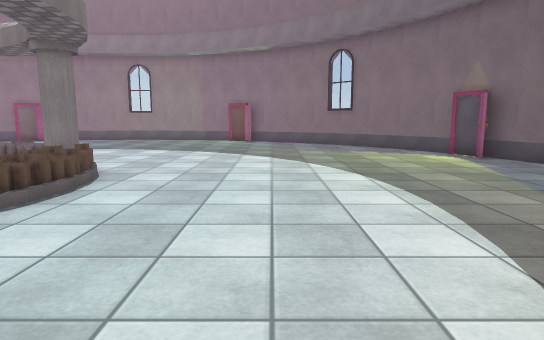
[1] (above)

18 first-person views from a walk through a Unity game level. The camera is 1.2 m above the floor, tilts 8° down and sees 75° across. Doors are open. The floor is counted in squares, 1 m on a side. Each view is taken from the middle of a square. On the plan, view 1 faces up. The plan holds only what a view shows up to about 14 squares ahead; the rest is blank. The place goes on beyond the plan. Surface patterns are stand-ins for the level's own textures.

[2]
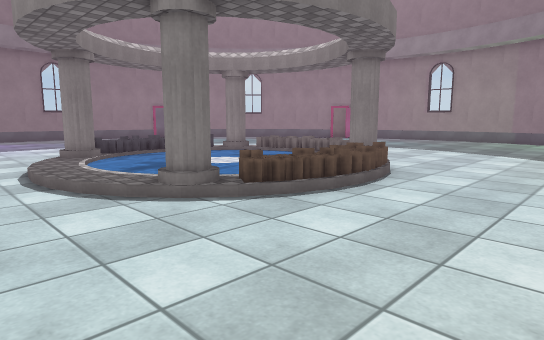

[3]
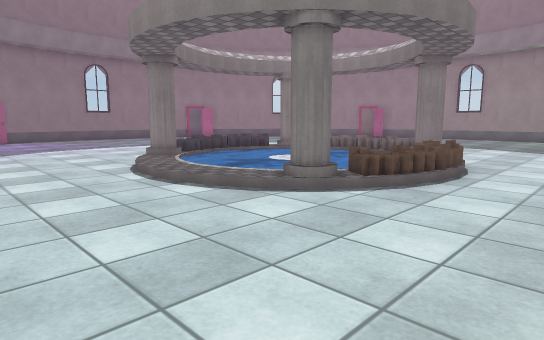

[4]
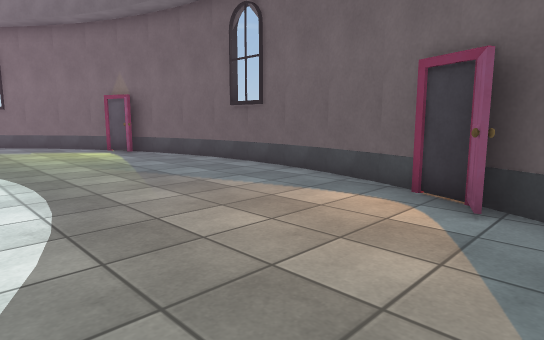

[5]
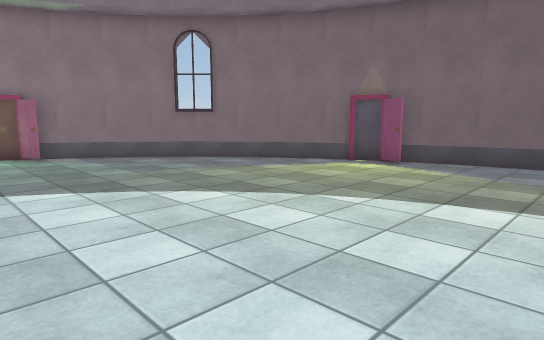

[6]
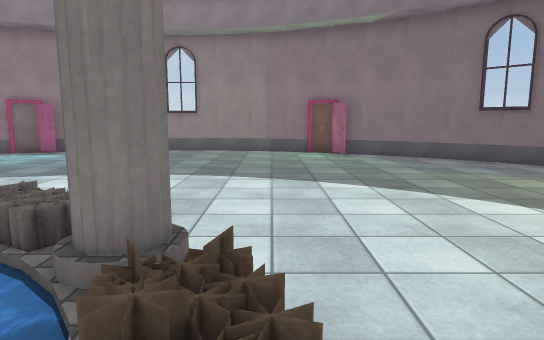

[7]
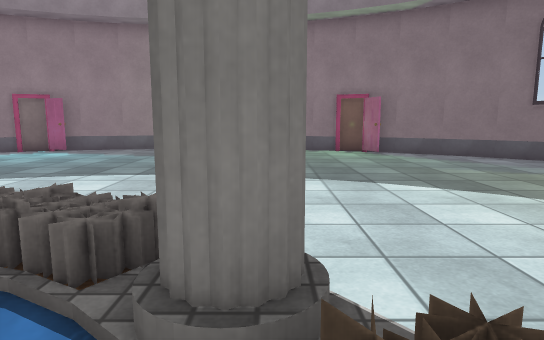

[8]
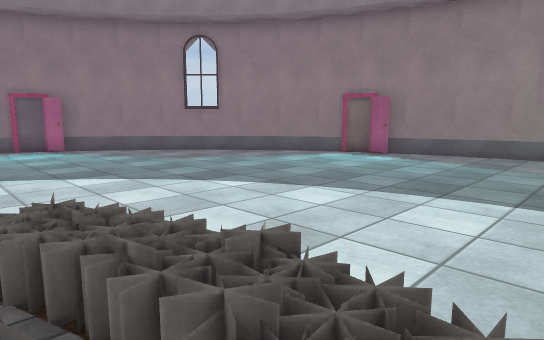

[9]
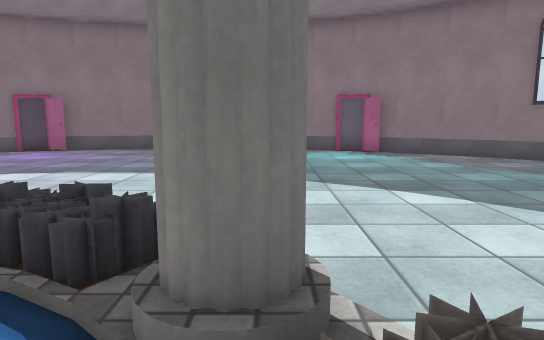

[10]
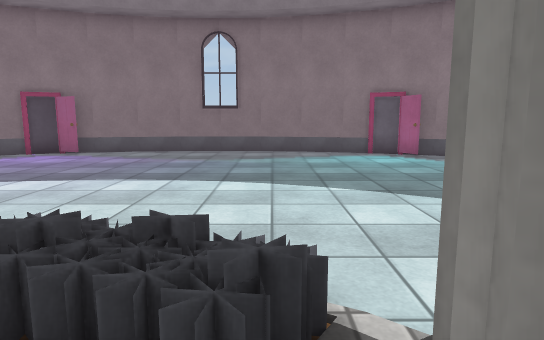

[11]
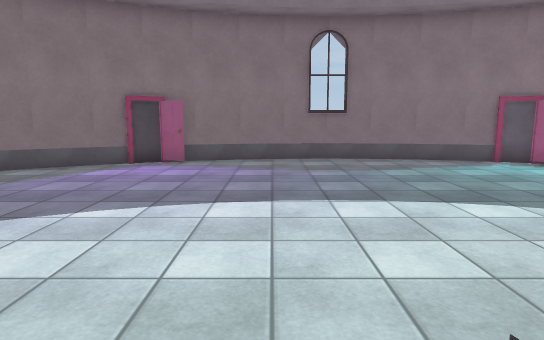

[12]
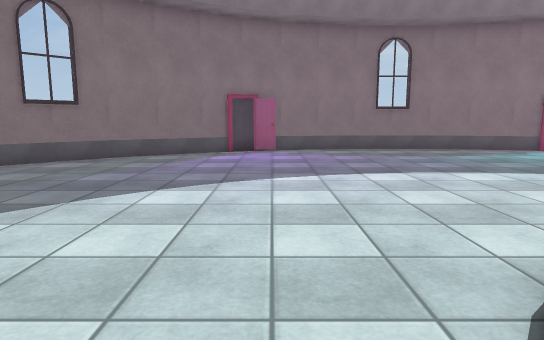

[13]
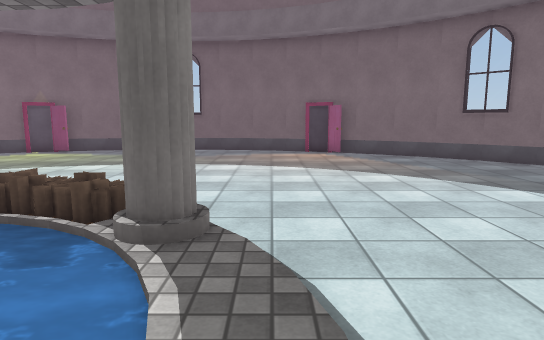

[14]
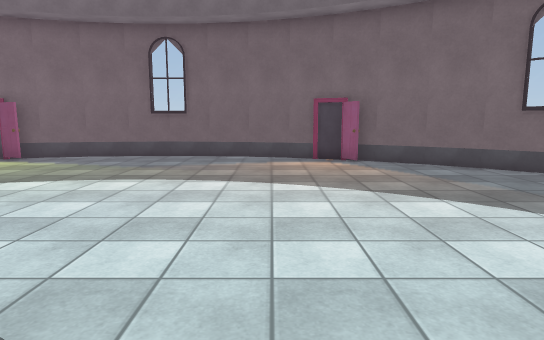

[15]
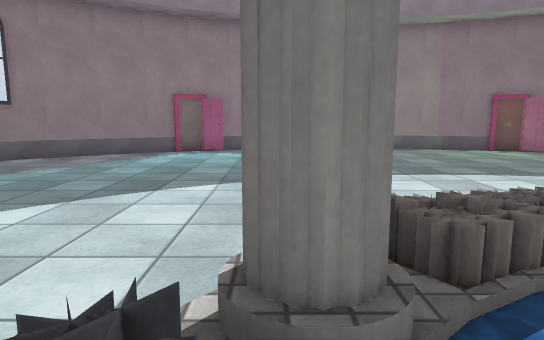

[16]
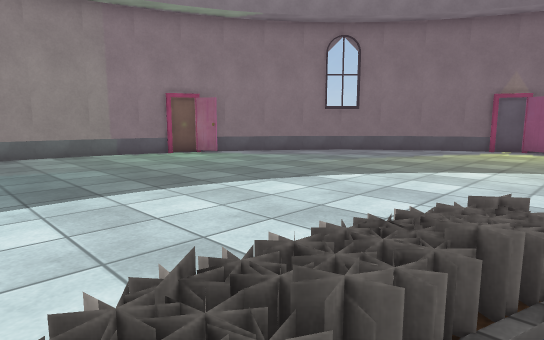

[17]
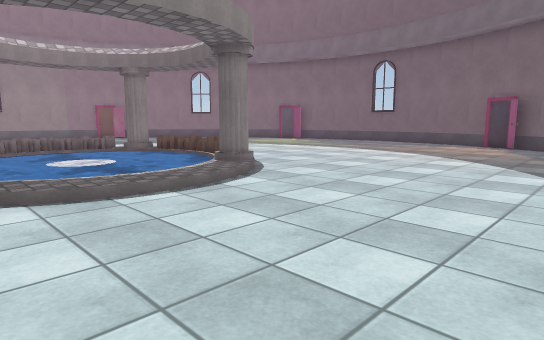

[18]
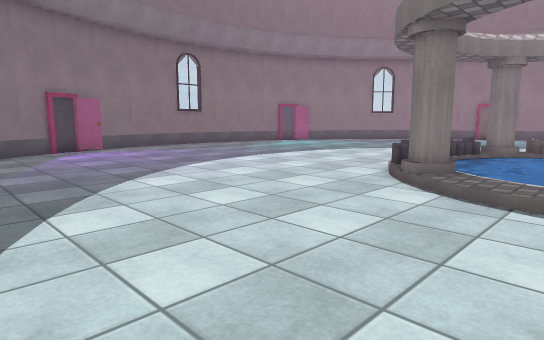

### Floor plan
Key: @ floor where view 1 was taken; # wall or solid block; . main floor; : floor 0.25 m higher than the main floor; / step, stairs or slope; = window, fence, low wall or low ledge; ~ water the walk can cross.
Columns run from 24 left of view 1 to 8 right of it. Each row starts with its distance up from view 1.
 21          ###.... ....###
 20        ###.............###
 19       ##.................##
 18      ##...................##
 17     # .....................##
 16    ##.......................##
 15   ##.........................##
 14   #...........................#
 13  ##...........................##
 12  #.............................#
 11 ##.............................##
 10 #.............::  /.............#
  9 #............#:~~~:#............#
  8 #...........::~~~~~::...........#
  7 #...........:~~~~~~~:...........#
  6 #...........:~~~.~~~:...........#
  5 #...........=~~~~~~~=...........#
  4 #.........../:~~~~~:/...........#
  3 #............#:~~~:#............#
  2 #............./:::/.............#
  1 ##.............................##
  0  #......................@......#
 -1  ##...........................##
 -2   #...........................#
 -3   ##.........................##
 -4    ##.....  ......    ......##

Positions as (right, up) in squares from view 1, and headings:
1: (0, 0), facing up
2: (0, 0), facing up-left
3: (-1, -2), facing up-left
4: (1, -2), facing up-right
5: (-4, 6), facing up-right
6: (-4, 6), facing up
7: (-5, 7), facing up
8: (-7, 9), facing up-left
9: (-9, 9), facing left
10: (-10, 8), facing left
11: (-11, 4), facing left
12: (-9, 1), facing left
13: (-9, 2), facing right
14: (-6, 2), facing right
15: (-11, 7), facing up
16: (-9, 9), facing up-right
17: (-11, -4), facing up-right
18: (-8, -4), facing up-left
